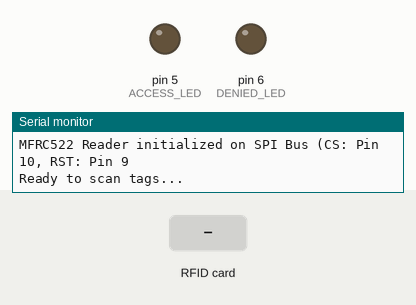
Recording of a sketch running on a simulated Arduino Uno, built with avr-gcc and run on an emulated ATmega328P. On the bench: output pins drawn as LEDs (lit = HIGH), the last lines printed to the serial monitor. Dashed ring = blinking. The test bench sets the inputs (shaded band). Pins used as bus, display or sensor lines are not drawn.

Above: at 1.3 s.
1.4 s: RFID card 5E 7A 19 C4 held to the reader
At 1.55 s:
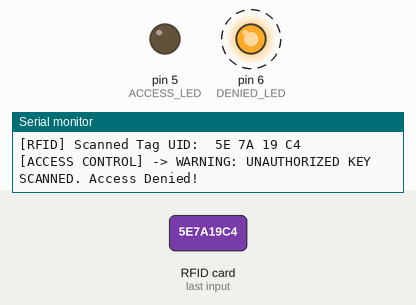
4.4 s: RFID card DE AD BE EF held to the reader
At 5.4 s:
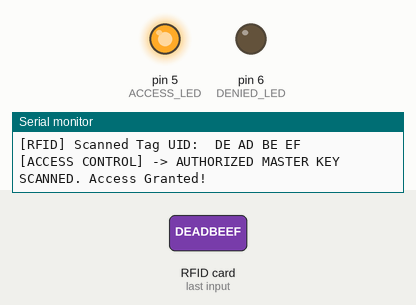
Timing chart, 0 to 8.0 s (numbered marks = the images above; inputs shaded):
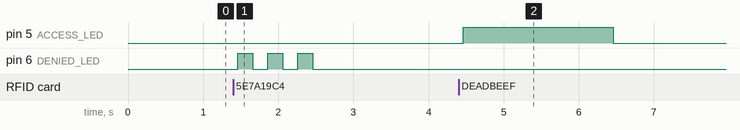

The sketch:

Day_31_RFID_Reader.ino
```cpp
/*
 * 100 Projects with Arduino - Day 31
 * Project: MFRC522 RFID Card Reader (SPI Access Control System)
 *
 * DESCRIPTION:
 * This project interfaces the MFRC522 Radio Frequency Identification (RFID) card reader module
 * over the Serial Peripheral Interface (SPI) bus. To align with industrial design paradigms:
 * 1. Implements non-blocking polling of RFID transponders (cards/keyfobs) operating at 13.56 MHz.
 * 2. Reads, formats, and displays the 4-byte or 7-byte Unique Identifier (UID) of scanned tags.
 * 3. Compares the scanned UID against a designated "Master Key" to authorize access, driving
 *    status LEDs (Access Granted vs. Access Denied).
 * 4. Halts transponder radio fields after successful reads to prevent duplicate polling loops.
 *
 * RFID & SPI THEORY OF OPERATION:
 * - Inductive Coupling: The MFRC522 reader contains an antenna coil that generates a 13.56 MHz
 *   electromagnetic field. When a passive RFID tag enters this field, the tag's internal coil
 * harvests the energy via electromagnetic induction (Faraday's Law) to power its microchip. The tag
 * then modulates the magnetic field (Load Modulation) to transmit its UID back to the reader.
 * - SPI (Serial Peripheral Interface): SPI is a synchronous, full-duplex, master-slave serial bus.
 *   Unlike I2C (2 wires, shared address routing), SPI uses four dedicated signals:
 *     - MOSI (Master Out Slave In): Data transfer from Arduino to MFRC522.
 *     - MISO (Master In Slave Out): Data transfer from MFRC522 to Arduino.
 *     - SCK (Serial Clock): Clock pulses generated by the Arduino Master to sync bits.
 *     - SS (Slave Select): Chip select line pulled LOW by the Master to target the reader.
 *
 * HARDWARE CONNECTIONS:
 * - MFRC522 Pin  -> Arduino Uno Pin
 *   - 3.3V       -> 3.3V (WARNING: Connecting to 5V will destroy the MFRC522 chip!)
 *   - GND        -> GND
 *   - RST (Reset)-> Pin 9
 *   - IRQ        -> Not Connected
 *   - MISO       -> Pin 12
 *   - MOSI       -> Pin 11
 *   - SCK        -> Pin 13
 *   - SDA (SS)   -> Pin 10
 * - Green LED    -> Pin 5 (Access Granted)
 * - Red LED      -> Pin 6 (Access Denied)
 *
 * LIBRARY REQUIREMENT:
 * This code requires the "MFRC522" library by Miguel Balboa (install via Library Manager).
 */

#include <MFRC522.h>
#include <SPI.h>

// --- PIN DEFINITIONS ---
const int RST_PIN = 9;     // Configurable reset pin
const int SS_PIN = 10;     // Configurable Slave Select (SDA) pin
const int ACCESS_LED = 5;  // Green LED pin
const int DENIED_LED = 6;  // Red LED pin

// Instantiate reader object
MFRC522 mfrc522(SS_PIN, RST_PIN);

// --- AUTHORIZED CARD DEFINITION (Master Key) ---
// Define your authorized card's 4-byte UID.
// Note: Read your card UID first using the Serial Monitor, then replace these bytes.
const byte AUTHORIZED_UID[] = {0xDE, 0xAD, 0xBE, 0xEF};

void setup() {
  Serial.begin(9600);

  Serial.println("==================================================");
  Serial.println("Day 31: MFRC522 RFID Card Reader Access Control");
  Serial.println("==================================================");

  // Initialize indicator pins
  pinMode(ACCESS_LED, OUTPUT);
  pinMode(DENIED_LED, OUTPUT);

  // Set output states initially LOW
  digitalWrite(ACCESS_LED, LOW);
  digitalWrite(DENIED_LED, LOW);

  // Initialize the SPI Bus (standard hardware MOSI/MISO/SCK pins)
  SPI.begin();

  // Initialize the MFRC522 transceiver chip
  mfrc522.PCD_Init();

  Serial.print("MFRC522 Reader initialized on SPI Bus (CS: Pin ");
  Serial.print(SS_PIN);
  Serial.print(", RST: Pin ");
  Serial.println(RST_PIN);
  Serial.println("Ready to scan tags...");
}

void loop() {
  // Non-blocking check 1: Look for new cards in range of the antenna coil
  if (!mfrc522.PICC_IsNewCardPresent()) {
    return;  // Fast escape if no card is present
  }

  // Non-blocking check 2: Attempt to read the card's data serial block
  if (!mfrc522.PICC_ReadCardSerial()) {
    return;  // Exit if read failed
  }

  // If we reach here, a card has been detected and its serial parsed
  processCardScan();

  // Instruct the transponder to enter a halt/sleep state.
  // This prevents the reader from continuously registering the card if it is held in place.
  mfrc522.PICC_HaltA();
}

/**
 * Parses the scanned card's UID, checks authorization, and triggers indicators.
 */
void processCardScan() {
  Serial.print("\n[RFID] Scanned Tag UID: ");
  printCardUID(mfrc522.uid.uidByte, mfrc522.uid.size);

  // Compare scanned UID size and bytes against authorized Master Key
  bool isAuthorized = true;

  if (mfrc522.uid.size != sizeof(AUTHORIZED_UID)) {
    isAuthorized = false;
  } else {
    for (byte i = 0; i < mfrc522.uid.size; i++) {
      if (mfrc522.uid.uidByte[i] != AUTHORIZED_UID[i]) {
        isAuthorized = false;
        break;  // Break loop on first byte mismatch
      }
    }
  }

  // Respond based on authorization state
  if (isAuthorized) {
    handleAccessGranted();
  } else {
    handleAccessDenied();
  }
}

/**
 * Outputs a byte array formatted as capitalized hex strings.
 */
void printCardUID(byte *buffer, byte bufferSize) {
  for (byte i = 0; i < bufferSize; i++) {
    Serial.print(buffer[i] < 0x10 ? " 0" : " ");
    Serial.print(buffer[i], HEX);
  }
  Serial.println();
}

/**
 * Triggers access feedback (toggles Green LED and outputs confirmation).
 */
void handleAccessGranted() {
  Serial.println("[ACCESS CONTROL] -> AUTHORIZED MASTER KEY SCANNED. Access Granted!");

  digitalWrite(ACCESS_LED, HIGH);
  digitalWrite(DENIED_LED, LOW);

  // Non-blocking delay bypass (since this is a terminal state trigger,
  // keeping the LED lit for 2 seconds is normal, but let's do it with delay
  // here for simplicity or explain it in loop. Let's use simple delay for
  // the success toggle duration since it happens only on positive scans)
  delay(2000);
  digitalWrite(ACCESS_LED, LOW);
}

/**
 * Triggers denial feedback (flashes Red LED and outputs warning).
 */
void handleAccessDenied() {
  Serial.println("[ACCESS CONTROL] -> WARNING: UNAUTHORIZED KEY SCANNED. Access Denied!");

  digitalWrite(ACCESS_LED, LOW);

  // Flash red warning light 3 times rapidly
  for (int i = 0; i < 3; i++) {
    digitalWrite(DENIED_LED, HIGH);
    delay(200);
    digitalWrite(DENIED_LED, LOW);
    delay(200);
  }
}
```

Measured:
- after the input at 1.4 s, pin 6 (DENIED_LED): alternates HIGH for 0.20 s and LOW for 0.20 s, 6 changes in all, then stays LOW, starting after 0.06 s
- after the input at 4.4 s, pin 5 (ACCESS_LED): LOW → HIGH after 0.06 s, → LOW 2.0 s later
